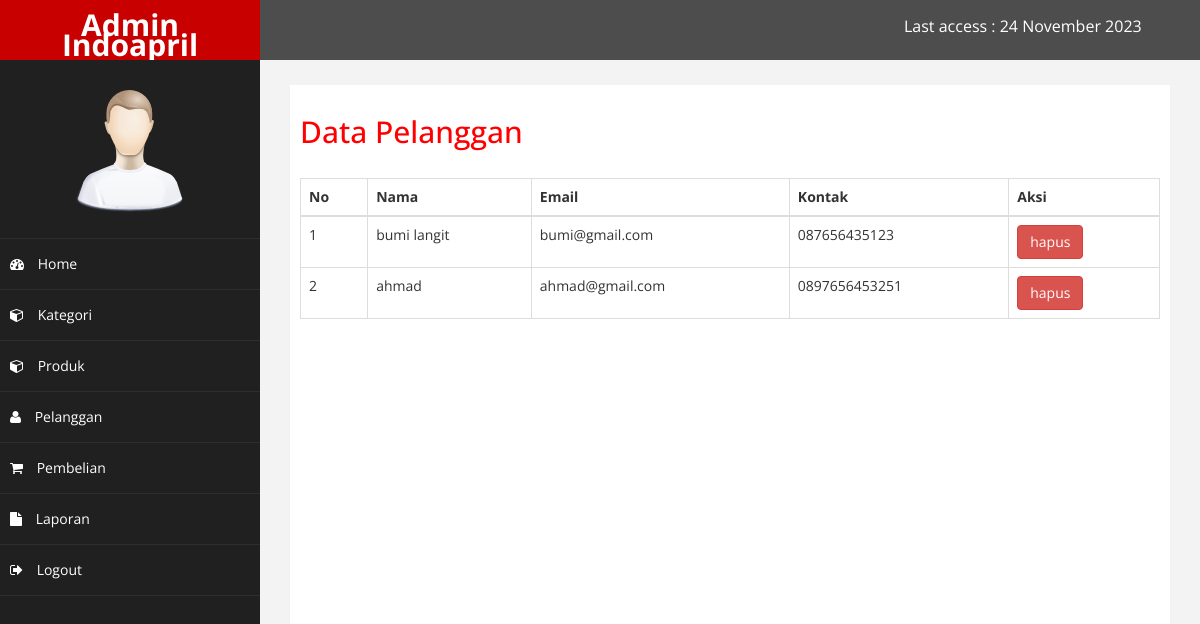
The page /admin/index.php?halaman=data_pelanggan (signed in) on the database its author committed.
### tables this page shows
CREATE TABLE IF NOT EXISTS `pelanggan` (
  `id_pelanggan` int(11) NOT NULL AUTO_INCREMENT,
  `username` varchar(50) DEFAULT NULL,
  `password` varchar(50) DEFAULT NULL,
  `nama_lengkap` varchar(100) DEFAULT NULL,
  `email` varchar(50) DEFAULT NULL,
  `kontak` varchar(50) DEFAULT NULL,
  `alamat_pelanggan` text,
  PRIMARY KEY (`id_pelanggan`)
);

### admin/data_pelanggan.php (the view)
<h2>Data Pelanggan</h2>
<br>
<table class="table table-bordered">
	<thead>
		<tr>
			<th>No</th>
			<th>Nama</th>
			<th>Email</th>
			<th>Kontak</th>
			<th>Aksi</th>
		</tr>
	</thead>
	<tbody>
		<?php
		$ambil = $koneksi->query("SELECT * FROM pelanggan");
		$no = 1;
		?>
		<?php
		while ($pecah = $ambil->fetch_assoc()) { ?>
		<tr>
			<td><?php echo $no++; ?></td>
			<td><?php echo $pecah['nama_lengkap']; ?></td>
			<td><?php echo $pecah['email']; ?></td>
			<td><?php echo $pecah['kontak']; ?></td>
			<td>
				<a href="" class="btn btn-danger">hapus</a>
			</td>
		</tr>
	<?php } ?>
	</tbody>
</table>

### admin/assets/css/custom.css (style rules this page uses)
body { font-family: 'Open Sans', sans-serif; }
h2 { color: #f00; }

### rows shown on the page
pelanggan: nama_lengkap "bumi langit", email "bumi@gmail.com", kontak "087656435123"
pelanggan: nama_lengkap "ahmad", email "ahmad@gmail.com", kontak "0897656453251"
